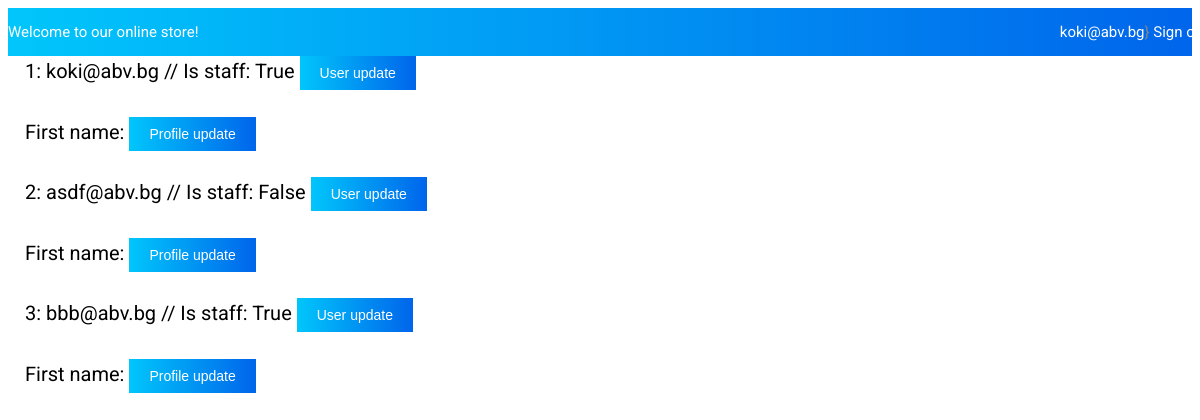
The app's page /auth/list-users/ (signed in), older data.
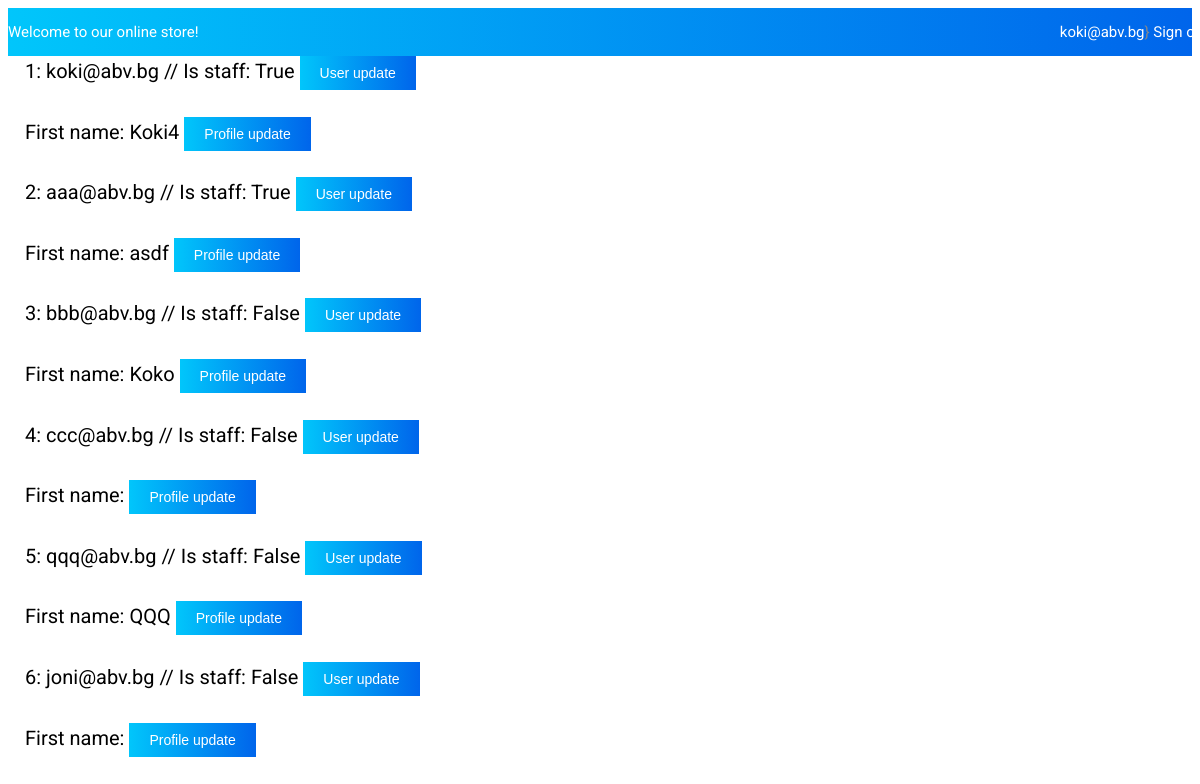
The same page, newer data.
### store_app/store_auth/models.py (models this page shows)
class StoreUser(AbstractBaseUser, PermissionsMixin):
    email = models.CharField(
        unique=True,
        max_length=25,
        blank=False,
    )
    is_staff = models.BooleanField(
        default=False,
    )
    USERNAME_FIELD = 'email'
    object = StoreUserManager()

### store_app/profiles/models.py (models this page shows, shortened)
class Profile(models.Model):
    first_name = models.CharField(
        max_length=20,
        blank=True,
    )
    last_name = models.CharField(
        max_length=20,
        blank=True,
    )
    age = models.IntegerField(
        blank=True,
        null=True,
    )
    profile_image = models.ImageField(
        upload_to='profile_images',
        blank=True,
    )
    user = models.OneToOneField(
        StoreUser,
        on_delete=models.CASCADE,
        primary_key=True,
    )

### store_app/store_auth/views.py (the view)
# urls.py: path('list-users/', ListUsersView.as_view(), name='list users'),
class ListUsersView(LoginRequiredMixin, UserPassesTestMixin, ListView):
    template_name = 'auth/list_users.html'
    model = StoreUser
    context_object_name = 'users'
    def test_func(self):
        return self.request.user.is_superuser or self.request.user.is_staff

### templates/auth/list_users.html
{% include 'shared/base.html' %}
{% block content %}
    <body>
    {% for user in users %}
            <ul>
                <h4>{{ user.id }}: {{ user.email }} // Is staff: {{ user.is_staff }}
                    <u><a href="{% url 'update user' user.id %}"><button>User update</button></a></u></h4>
                <h4>First name: {{ user.profile.first_name }}
                    <u><a href="{% url 'update profile' user.id %}"><button>Profile update</button></a></u></h4>
            </ul>
        </body>
    {% endfor %}
{% endblock %}

### templates/shared/base.html (shortened to what this page needs)
{% load static %}
<!DOCTYPE html>
<html lang="en">
<head>
    <link rel="stylesheet" href="{% static '/css/style.css' %}">
</head>
<body class="home">
<header class="header style7">
    <div class="top-bar">
        <div class="container">
            <div class="top-bar-left">
                <div class="header-message">
                    <a href="{% url 'index' %}">Welcome to our online store!</a>
                </div>
            </div>
            <div class="top-bar-right">
                <ul class="header-user-links">
                    {% if user.is_authenticated %}
                        <ul>
                            <a href="{% url 'show profile' user.id %}">{{ user.email }}</a>}
                            <a href="{% url 'sign out' %}">Sign out</a>
                        </ul>
                    {% else %}
                    <li>
                        <a href="{% url 'sign in' %}">Sign in</a>
                        <a href="{% url 'sign up' %}">Sign up</a>
                    </li>
                    {% endif %}
                </ul>
            </div>
        </div>
    </div>
</header>

Row changes from the older to the newer data that the page shows:
changed StoreUser "koki@abv.bg": profile.first_name (not shown) → "Koki4"
changed StoreUser id 2: email "asdf@abv.bg" → "aaa@abv.bg"; is_staff "False" → "True"; profile.first_name (not shown) → "asdf"
changed StoreUser "bbb@abv.bg": is_staff "True" → "False"; profile.first_name (not shown) → "Koko"
added StoreUser: id "4", email "ccc@abv.bg", is_staff "False"
added StoreUser: id "5", email "qqq@abv.bg", is_staff "False", profile.first_name "QQQ"
added StoreUser: id "6", email "joni@abv.bg", is_staff "False"
